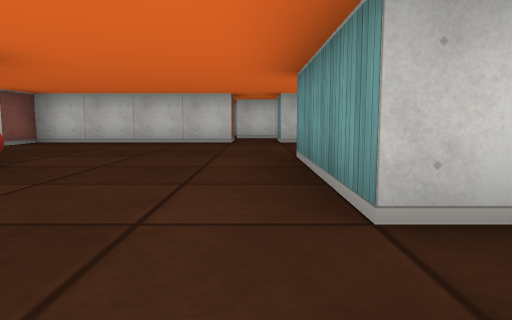
View 1 (above)

17 first-person views from a walk through a cub3D ray-caster map. The camera is about half as high as the walls, tilts 6° down and sees 70° across. The floor is counted in squares. Each view is taken from the middle of a square. On the plan, view 1 faces up. The plan holds only what a view shows up to about 9 squares ahead; the rest is blank. The place goes on beyond the plan.

View 2
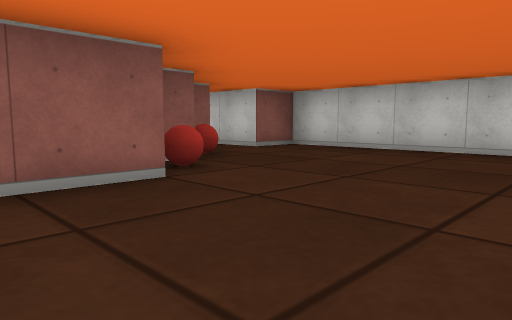

View 3
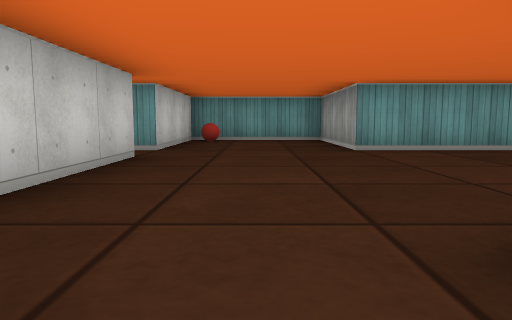

View 4
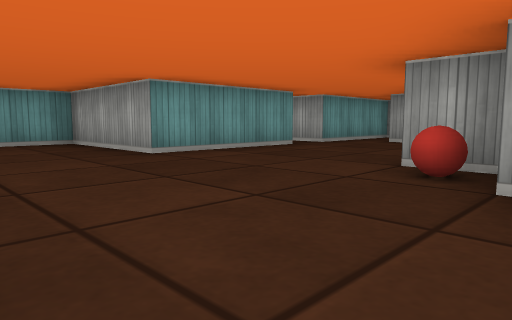

View 5
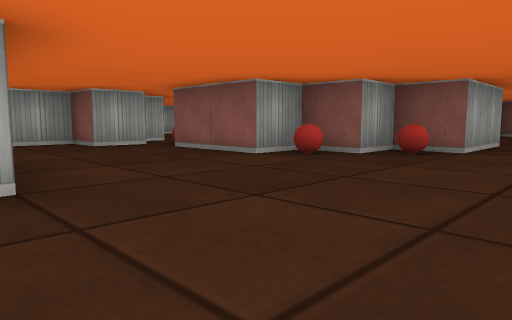

View 6
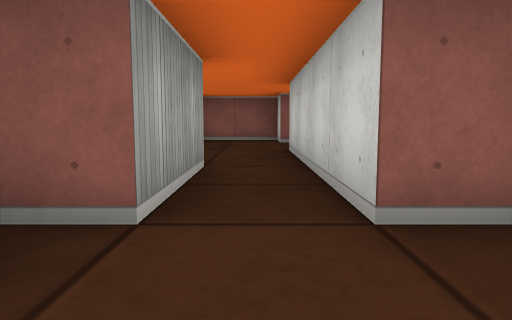

View 7
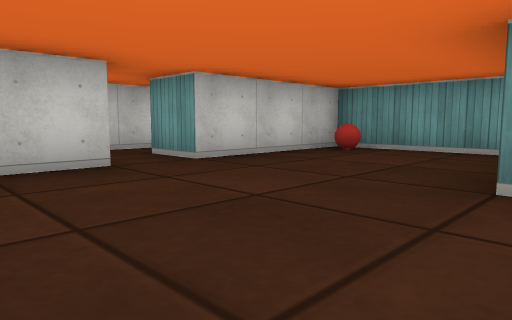

View 8
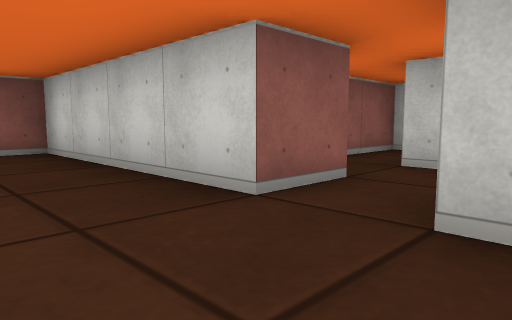

View 9
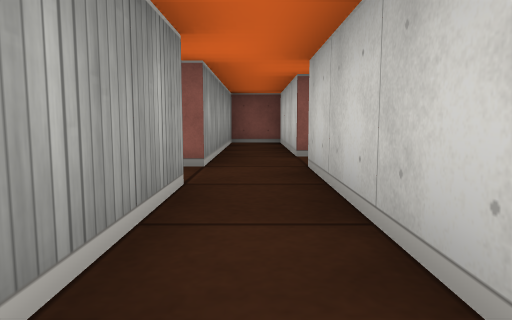

View 10
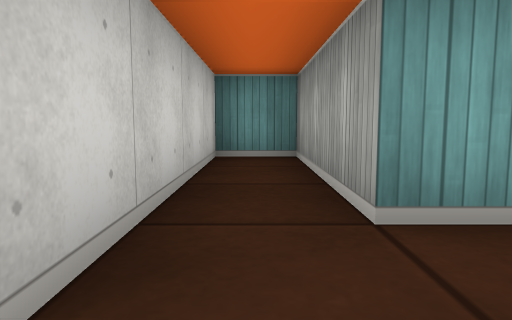

View 11
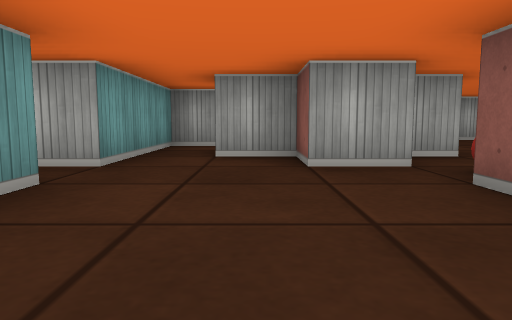

View 12
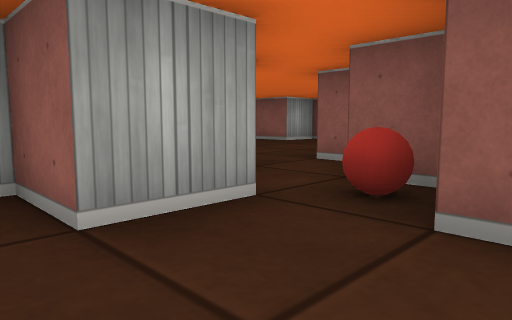

View 13
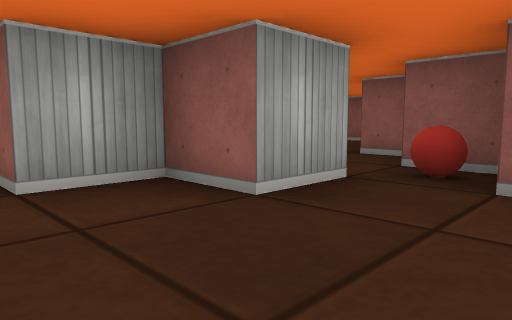

View 14
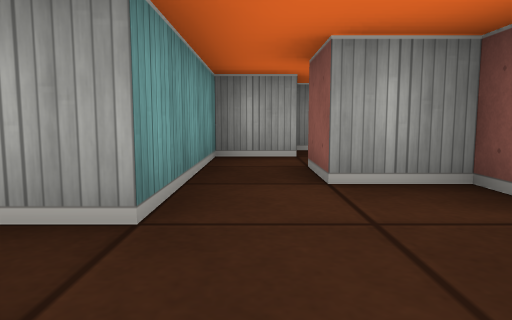

View 15
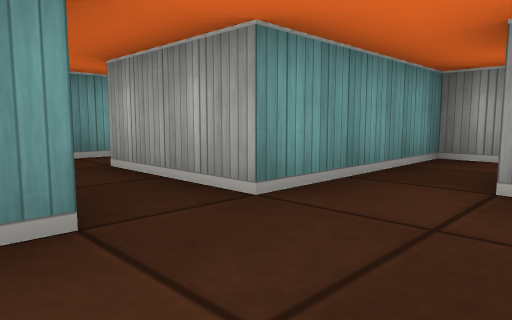

View 16
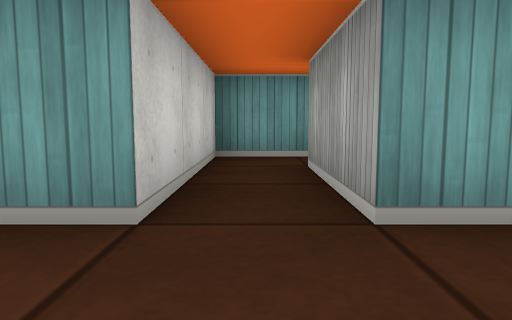

View 17
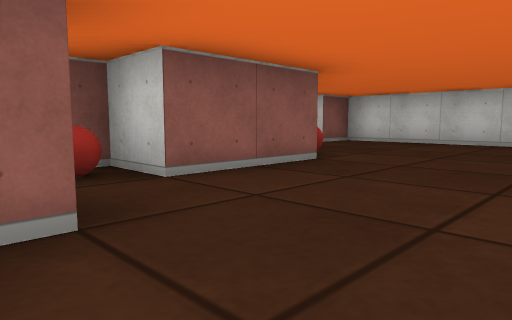

### Floor plan
Points are (right, up) in squares from view 1. A wall is a line through its corners. A room is listed if a view was taken in it or the views show most of it. See-through windows are left out.
Room 1 (views 1, 2, 3, 4, 5, 6, 7, 8, 11, 12, 13, 14, 15, 16, 17)
walls: (-0.5, 8.5) (-0.5, 7.5) (-4.5, 7.5) (-4.5, 6.5) (-6.5, 6.5); (0.5, 1.5) (0.5, 4.5) (3.5, 4.5) (3.5, 7.5) (0.5, 7.5) (0.5, 8.5); (-2.6, 0.5) (-1.5, 0.5) (-1.5, -0.5) (-0.5, -0.5); (-6.5, 5.5) (-4.5, 5.5) (-4.5, 4.5) (-3.5, 4.5) (-3.5, 3.5) (-2.5, 3.5) (-2.5, 1.5); (0.5, -0.5) (0.5, 0.5)
ways out: opening at (0, 8) to room 2; opening at (-6, 6); opening at (0, -1); opening at (1.5, 1)
objects: ball (-4, 5); ball (-3, 4); ball (3, 7)
Room 2 (views 9, 10)
walls: (0.5, 8.5) (3.5, 8.5) (3.5, 9.5) (-0.5, 9.5); (-1.5, 11.6) (-1.5, 9.5) (-4.5, 9.5) (-4.5, 8.5) (-0.5, 8.5)
ways out: opening at (0, 8) to room 1

Positions as (right, up) in squares from view 1, and headings:
1: (0, 0), facing up
2: (0, 2), facing up-left
3: (-5, 6), facing right
4: (-4, 7), facing down-right
5: (1, 7), facing down-left
6: (-3, 6), facing left
7: (-2, 4), facing up-right
8: (1, 6), facing up-left
9: (3, 9), facing left
10: (-1, 9), facing right
11: (-1, 4), facing down
12: (-1, 2), facing down-left
13: (0, 2), facing down-left
14: (0, 2), facing down
15: (-1, 2), facing down-right
16: (-1, 1), facing right
17: (0, 0), facing up-left
